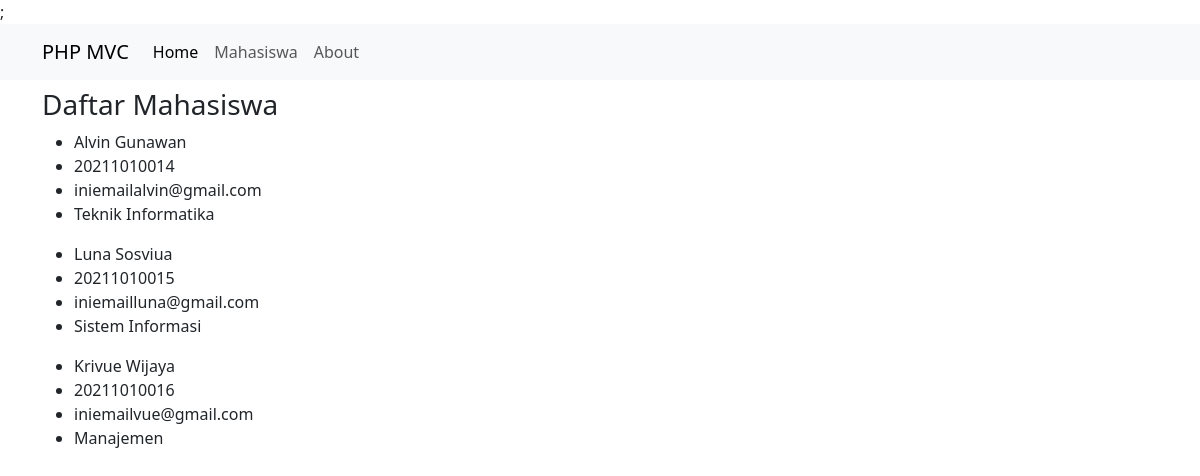
Screenshot of /public/mahasiswa with the database file from the repository.
### tables this page shows
CREATE TABLE `mahasiswa` (
  `id` int(11) NOT NULL,
  `nama` varchar(100) NOT NULL,
  `nim` varchar(100) NOT NULL,
  `email` varchar(100) NOT NULL,
  `jurusan` varchar(100) NOT NULL
);

### app/core/Controller.php (called while the page is built, shortened)
<?php
class Controller{
    public function view($view, $data = []){
        require_once '../app/views/' . $view . '.php';
    }
    public function model($model){
        return new $model;
    }
}

### app/controllers/Mahasiswa.php (called while the page is built)
<?php
class Mahasiswa extends Controller{
    public function index(){
        $data['judul'] = 'Daftar Mahasiswa';
        $data['mhs'] = $this->model('Mahasiswa_model')->getAllMahasiswa();
        $this->view('templates/header', $data);
        $this->view('mahasiswa/index', $data);
        $this->view('templates/footer');
    }
}

### app/core/App.php (called while the page is built, shortened)
<?php
class App{
    protected $method = 'index';
    protected $params = [];
    public function __construct()
    {
        $this->controller = new $this->controller;
        call_user_func_array([$this->controller, $this->method], $this->params);
    }
}

### public/index.php (called while the page is built, shortened)
<?php
$app = new App;

### app/models/Mahasiswa_model.php (called while the page is built, shortened)
<?php
class Mahasiswa_model{
    private $dbh;
    public function __construct()
    {
        $dsn = 'mysql:host=localhost;dbname=phpmvc';
        try{
            $this->dbh = new PDO($dsn, 'root', '');
        }catch(PDOException $e){
            die($e->getMessage());
        }
    }
    public function getAllMahasiswa(){
        $this->stmt = $this->dbh->prepare('SELECT * FROM mahasiswa');
        $this->stmt->execute();
        return $this->stmt->fetchAll(PDO::FETCH_ASSOC);
    }
}

### app/views/mahasiswa/index.php (the view)
<div class="container mt-2">
    <div class="row">
        <div class="col-6">
            <h3>Daftar Mahasiswa</h3>
            <?php foreach ($data['mhs'] as $mhs):?>
                <ul>
                    <li><?= $mhs['nama']?></li>
                    <li><?= $mhs['nim']?></li>
                    <li><?= $mhs['email']?></li>
                    <li><?= $mhs['jurusan']?></li>
                </ul>
            <?php endforeach; ?>
        </div>
    </div>
</div>

### app/views/templates/header.php (shortened to what this page needs)
<!DOCTYPE html>
<html lang="en">
<head>
    <link rel="stylesheet" href="<?= BASEURL; ?>/css/bootstrap.css">;
</head>
<body>
<nav class="navbar navbar-expand-lg bg-body-tertiary">
  <div class="container">
    <a class="navbar-brand" href="<?=BASEURL?>">PHP MVC</a>
    <div class="collapse navbar-collapse" id="navbarNavAltMarkup">
      <div class="navbar-nav">
        <a class="nav-link active" aria-current="page" href="<?=BASEURL?>">Home</a>
        <a class="nav-link" href="<?=BASEURL?>/mahasiswa">Mahasiswa</a>
        <a class="nav-link" href="<?=BASEURL?>/about">About</a>
      </div>
    </div>
  </div>
</nav>

### app/views/templates/footer.php (shortened to what this page needs)
</body>
</html>

### rows the page displays
mahasiswa: nama "Alvin Gunawan", nim "20211010014", email "iniemailalvin@gmail.com", jurusan "Teknik Informatika"
mahasiswa: nama "Luna Sosviua", nim "20211010015", email "iniemailluna@gmail.com", jurusan "Sistem Informasi"
mahasiswa: nama "Krivue Wijaya", nim "20211010016", email "iniemailvue@gmail.com", jurusan "Manajemen"
